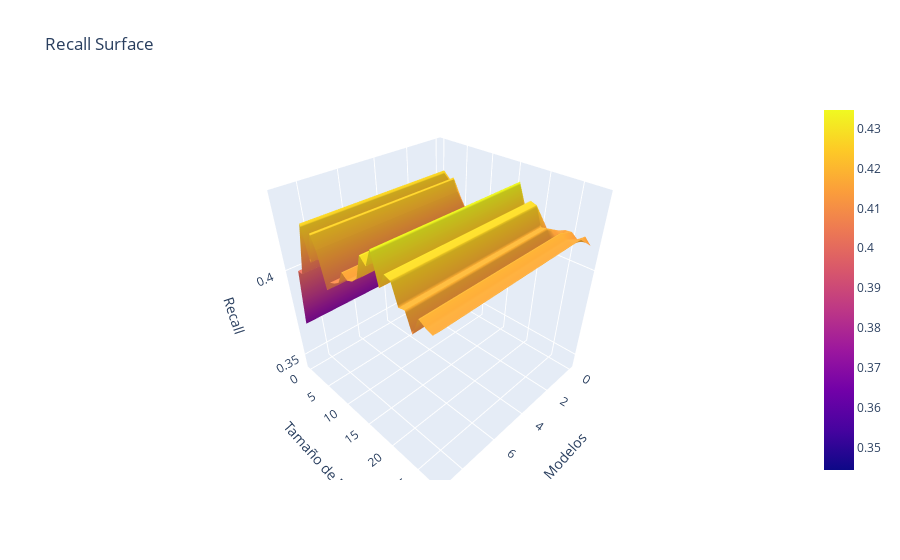

Notebook cell for this chart:
### Code cell
fig3 = go.Figure(data=[go.Surface(z=n_est_mod_results['Recall'])])

fig3.update_layout(title='Recall Surface', autosize=True,
                   scene = dict(xaxis_title='Modelos',
                                yaxis_title='Tamaño de N',
                                zaxis_title='Recall'))

fig3.show()
fig3.write_html('Rec_LOG_Normal.html')

### Figure 1 — Plotly figure (JSON) as saved in the notebook; plotly's stock layout.template omitted (floating-point values rounded to 4 significant figures; data arrays with more than 128 entries replaced by an {"elided": "..."} marker saying what was removed)
{"data": [{"type": "surface", "z": {"elided": "29x10 float values"}}], "layout": {"autosize": true, "scene": {"xaxis": {"title": {"text": "Modelos"}}, "yaxis": {"title": {"text": "Tamaño de N"}}, "zaxis": {"title": {"text": "Recall"}}}, "title": {"text": "Recall Surface"}}}
